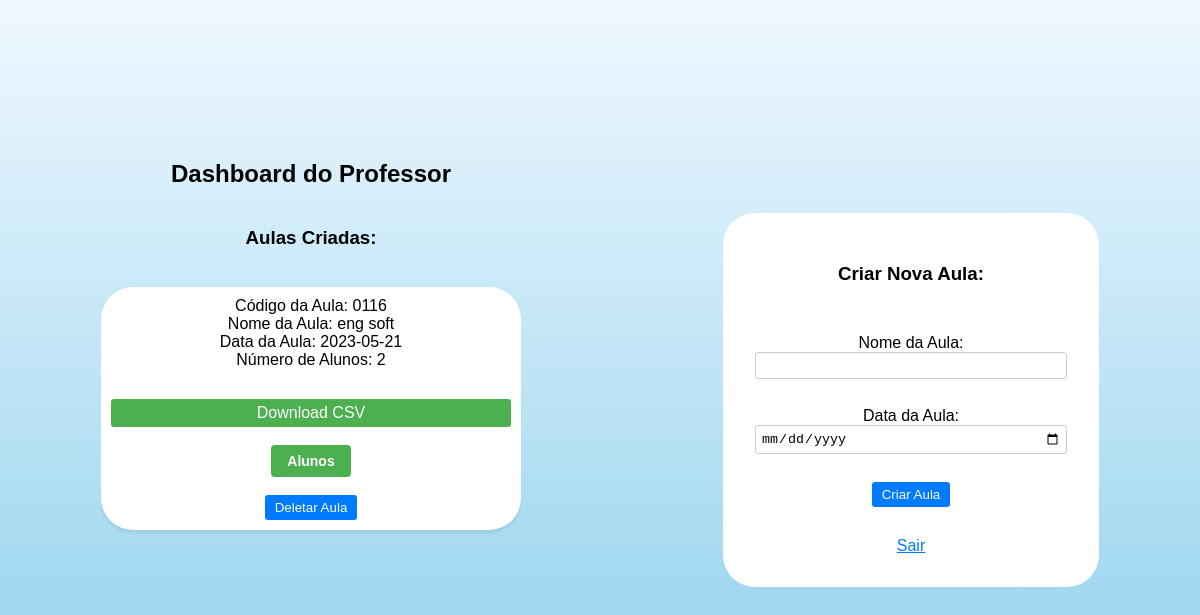
Before: /dashboard (signed in) with the older database file.
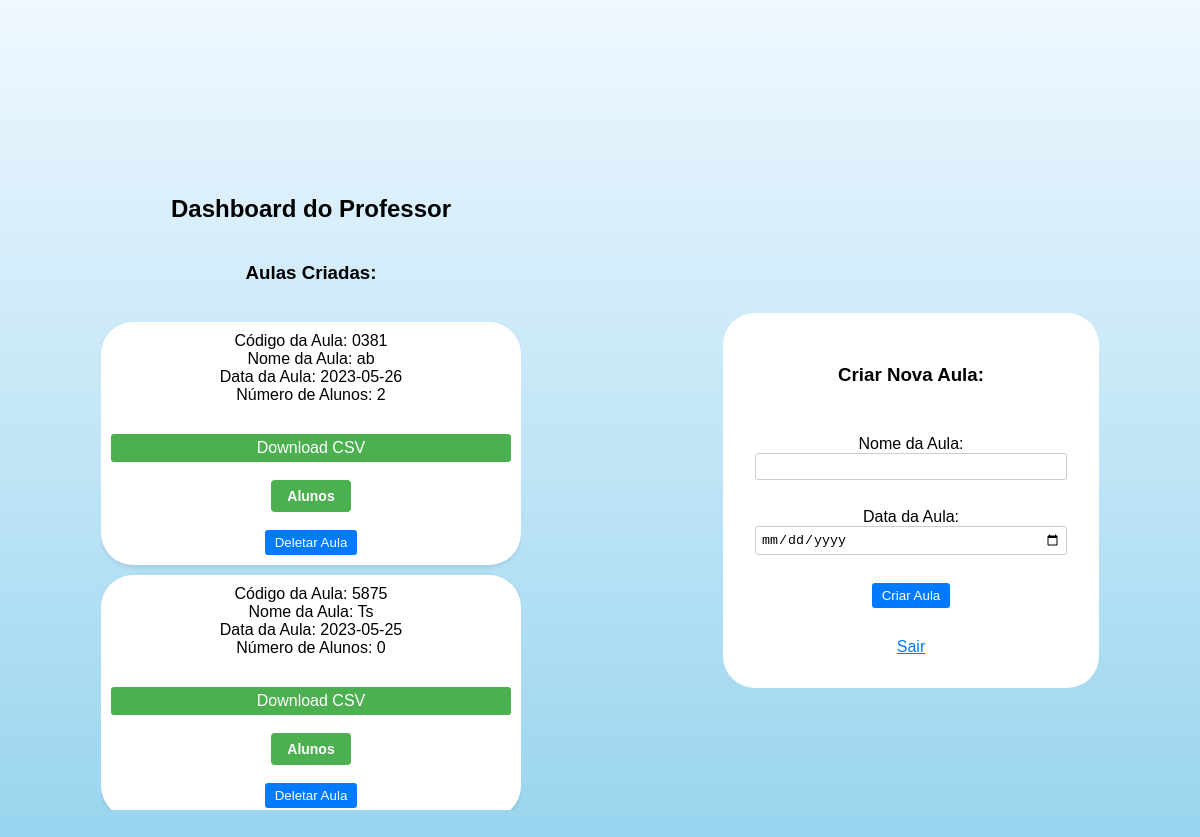
After: the same page with the newer database file.
### app.py (models this page shows)
class Class(db.Model):
    id = db.Column(db.Integer, primary_key=True)
    code = db.Column(db.String(4), unique=True)
    name = db.Column(db.String(100))
    teacher_id = db.Column(db.Integer, db.ForeignKey('user.id'))
    class_date = db.Column(db.DateTime, default=datetime.utcnow)

### app.py (the view)
@app.route('/dashboard')
def dashboard():
    user_id = session.get('user_id')
    if user_id:
        user = User.query.get(user_id)
        if user.role == 'student':
            attended_classes = user.attended_classes
            return render_template('student_dashboard.html', user=user, attended_classes=attended_classes)
        elif user.role == 'teacher':
            classes = Class.query.filter_by(teacher_id=user_id).all()
            return render_template('teacher_dashboard.html', user=user, classes=classes)
    return redirect('/login')

### templates/teacher_dashboard.html (shortened to what this page needs)
<!DOCTYPE html>
<html>
<head>
    <link rel="stylesheet" href="{{ url_for('static', filename='teacher.css') }}">
</head>
<body>
    <div class="dashboard">
    <h2>Dashboard do Professor</h2>
    <h3>Aulas Criadas:</h3>
    <ul>
        {% for class in classes %}
        <li class="aula">
            Código da Aula: {{ class.code }}<br>
            Nome da Aula: {{ class.name }}<br>
            Data da Aula: {{ class.class_date.strftime('%Y-%m-%d') }}<br>
            Número de Alunos: {{ class.attendances|length }}
            <a href="{{ url_for('download_attendance', class_id=class.id) }}" class="btn-download btn">Download CSV</a><br>
            <button onclick="openStudentsPopup({{ class.id }})" class="btn-students btn">Alunos</button><br><br>
            <form action="{{ url_for('delete_class', class_id=class.id) }}" method="POST" style="display:inline;">
                <button type="submit" class="btn-delete btn">Deletar Aula</button>
            </form>
        </li>
        {% endfor %}
    </ul>
    </div>
    <div class="create">
    <h3>Criar Nova Aula:</h3>
    <form action="/generate_class" method="POST">
        <label for="class_name">Nome da Aula:</label>
        <input type="text" id="class_name" name="class_name" required><br>
        <label for="class_date">Data da Aula:</label>
        <input type="date" id="class_date" name="class_date" required><br>
        <button type="submit">Criar Aula</button>
    </form>
    <a href="/logout">Sair</a>
</div>
</body>
</html>

### static/teacher.css (style rules this page uses)
body { font-family: Arial, sans-serif; background-image: linear-gradient(aliceblue, skyblue); margin: 0; padding: 0; display: flex; align-items: center; height: 100vh; justify-content: space-around; }
.dashboard, .create { display: flex; flex-direction: column; align-items: center; justify-items: center; }
.dashboard { height: 65%; overflow-y: scroll; }
.create { background-color: #fff; padding: 2rem; border-radius: 2rem; }
h2 { text-align: center; }
ul { overflow-y: scroll; list-style-type: none; padding: 0; margin-top: 20px; display: flex; flex-direction: column; align-items: center; }
.aula { border-radius: 2rem; background-color: #fff; padding: 10px; margin-bottom: 10px; width: 400px; text-align: center; box-shadow: 0 2px 4px rgba(0, 0, 0, 0.1); }
.btn { border-radius: 3rem; cursor: pointer; }
.btn-download { color: #fff; background-color: #4caf50; padding: 5px 10px; text-decoration: none; border-radius: 3px; }
form { margin-top: 30px; display: flex; flex-direction: column; align-items: center; }
label { display: block; }
input[type="text"], input[type="date"] { width: 300px; padding: 5px; margin-bottom: 10px; border-radius: 3px; border: 1px solid #ccc; }
button[type="submit"] { color: #fff; background-color: #007bff; padding: 5px 10px; border: none; border-radius: 3px; cursor: pointer; }
a { display: block; margin-top: 30px; text-align: center; color: #007bff; }
.btn-students { display: inline-block; padding: 8px 16px; font-size: 14px; font-weight: bold; text-align: center; text-decoration: none; background-color: #4caf50; color: #ffffff; border: none; border-radius: 4px; cursor: pointer; transition: background-color 0.3s ease; }

Changed rows visible on the page:
removed Class: code "0116", name "eng soft", class_date "2023-05-21", attendances|length "2"
added Class: code "0381", name "ab", class_date "2023-05-26", attendances|length "2"
added Class: code "5875", name "Ts", class_date "2023-05-25", attendances|length "0"
